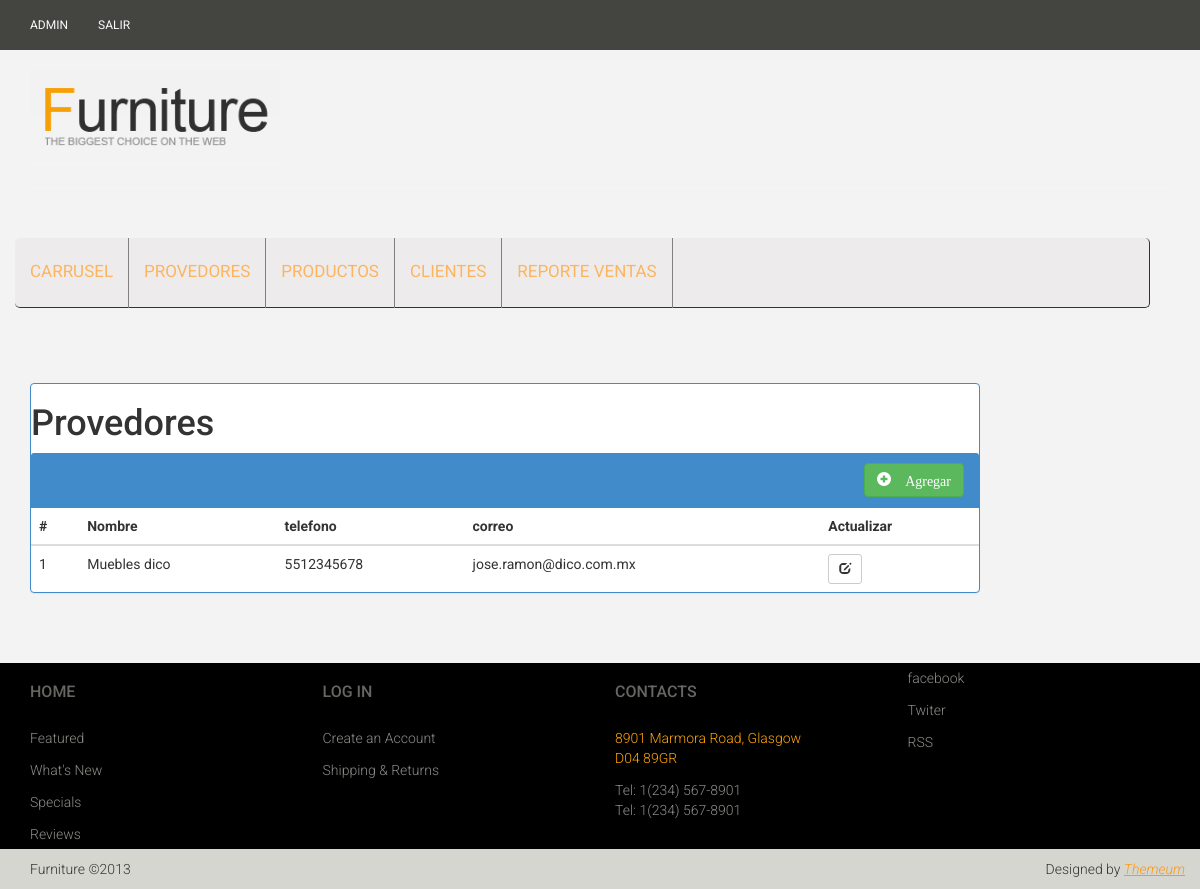
The app's page /searchProvedor.php (signed in) with its own data.
### tables this page shows
CREATE TABLE `pv_provedor` (
  `id_provedor` int(11) NOT NULL AUTO_INCREMENT,
  `provedor` varchar(45) DEFAULT NULL,
  `contacto` varchar(45) DEFAULT NULL,
  `telefono` varchar(10) DEFAULT NULL,
  `correo` varchar(45) DEFAULT NULL,
  `calle` varchar(45) DEFAULT NULL,
  `no_exterior` int(11) DEFAULT NULL,
  `no_interior` int(11) DEFAULT NULL,
  `id_estado` int(11) NOT NULL,
  `id_municipio` int(11) NOT NULL,
  `id_colonia` varchar(45) DEFAULT NULL,
  `id_cp` int(11) NOT NULL,
  PRIMARY KEY (`id_provedor`),
  KEY `fk_PV_PROVEDOR_PV_ESTADO1_idx` (`id_estado`),
  KEY `fk_PV_PROVEDOR_PV_MUNICIPIO1_idx` (`id_municipio`),
  CONSTRAINT `fk_PV_PROVEDOR_PV_ESTADO1` FOREIGN KEY (`id_estado`) REFERENCES `pv_estado` (`id_estado`) ON DELETE NO ACTION ON UPDATE NO ACTION,
  CONSTRAINT `fk_PV_PROVEDOR_PV_MUNICIPIO1` FOREIGN KEY (`id_municipio`) REFERENCES `pv_municipio` (`id_municipio`) ON DELETE NO ACTION ON UPDATE NO ACTION
);

### consultaProvedores.php (the view)
<?php
  include_once('conexion.php');
$resultado="<div class='row'>
        <div class='panel panel-primary'>
         <h1>Provedores</h1>
            <div class='panel-heading' style='text-align:right;'>
                <a class='btn btn-success' title='Nuevo' href='newProvedor.php'>
                        <span class='glyphicon glyphicon-plus-sign'> Agregar</span>
                </a>
            </div>
                <table class='table'>
                    <thead>
                        <th>#</th>
                        <th>Nombre</th>
                        <th>telefono</th>
                        <th>correo</th>
                        <th>Actualizar</th>
                    </thead>
                    ";
$sql="select * from pv_provedor";
$result = $conn->query($sql) or die("error: " . mysqli_error($conn));
            while($row=$result->fetch_assoc()){
               $resultado.=" <tbody>
                        <tr>
                        	<td>".$row['id_provedor']."</td>
                            <td>".$row['provedor']."</td>
                            <td>".$row['telefono']."</td>
                            <td>".$row['correo']."</td>
                            <td>
                                <a class='btn btn-default btn-sm' title='Modificar Producto' href='consultaProvedor.php?idProvedor=".$row['id_provedor']."'>
                                    <span class='glyphicon glyphicon-edit'></span>
                                </a>
                            </td>
                        </tr>
                    </tbody>
               ";
            }
            $resultado.="</table>
        </div>
    </div>";
 echo $resultado;
?>

### css/main.css (style rules this page uses)
body { font-family: 'Roboto', sans-serif; background:#f3f3f3; position: relative; font-weight:400px; }
a { -webkit-transition: 300ms; -moz-transition: 300ms; -o-transition: 300ms; transition: 300ms; }
h1, h2, h3, h4, h5, h6 { font-family: 'Roboto', sans-serif; }

### records on screen
pv_provedor: id_provedor "1", provedor "Muebles dico", telefono "5512345678", correo "jose.ramon@dico.com.mx"

### other values on screen
$_SESSION['name'] "ADMIN"
